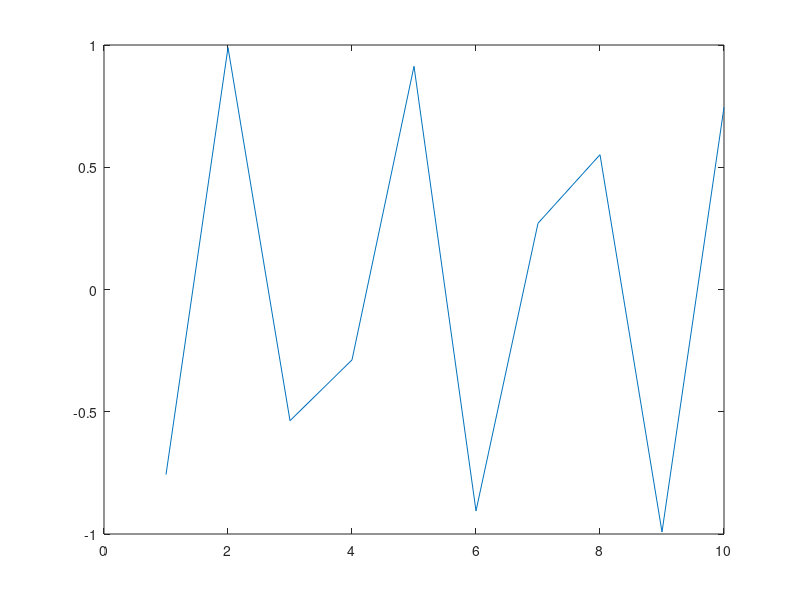

Reproduce this figure in MATLAB. (Note: this script raises an error after producing the figure.)

figure
x = 1:10;
y = sin(4*x);
hl = plot(x, y);
hl.Tag = 'data_line';
h_abs_l = line(x,abs(y),'Color',[0 0 0]);
pre_stim_val = 0;
line([1 10], [pre_stim_val pre_stim_val], 'color', [1 0 0], 'Tag', 'pre_stim_line')

h_t_min_line = line([3.5 3.5], [-1 1], 'Color', [0 1 0], 'Tag', 'mep_min_line');
draggable(h_t_min_line, 'h', 'endfcn', @mep_auc_line_drag_endfcn)
h_t_max_line = line([8.5 8.5], [-1 1], 'Color', [0 1 0], 'Tag', 'mep_max_line');
draggable(h_t_max_line, 'h', 'endfcn', @mep_auc_line_drag_endfcn)

h_patch = patch('Faces', [], 'Vertices', [], ...
	'FaceColor', [0.5 0.5 0.5], 'FaceAlpha', 0.5, 'Tag', 'auc_patch');

mep_start_time = h_t_min_line.XData(1);
mep_end_time = h_t_max_line.XData(1);

